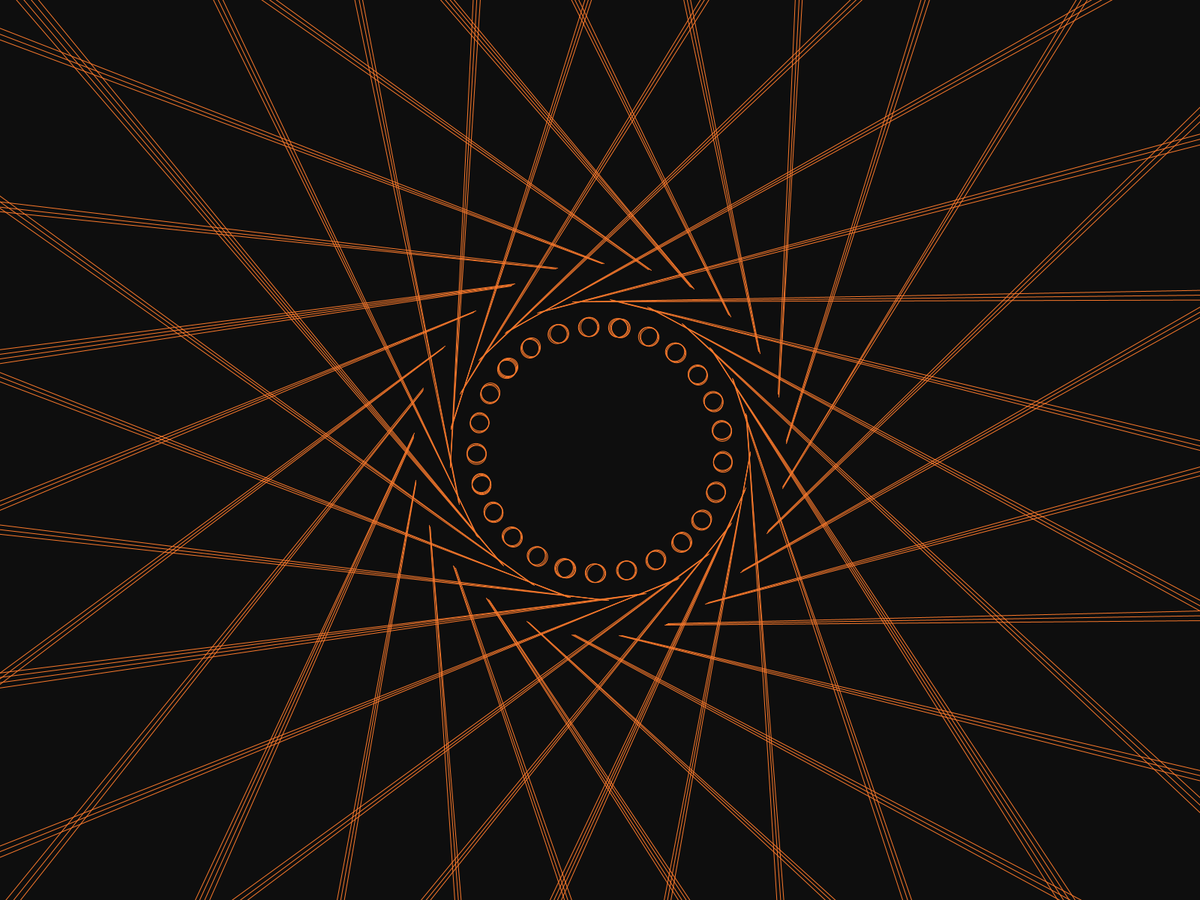
Frame 1 (no input)
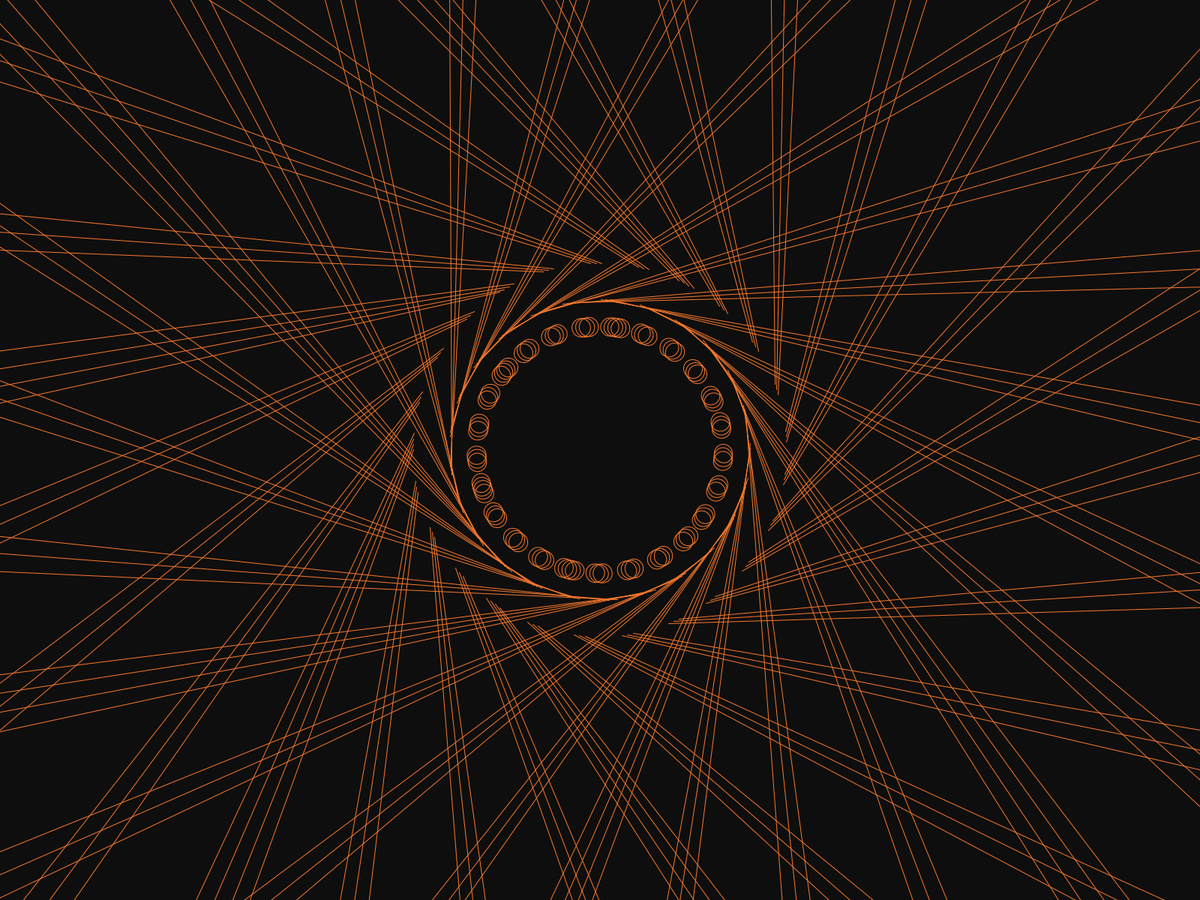
Frame 60 (the mouse pressed at the canvas centre just before this capture)
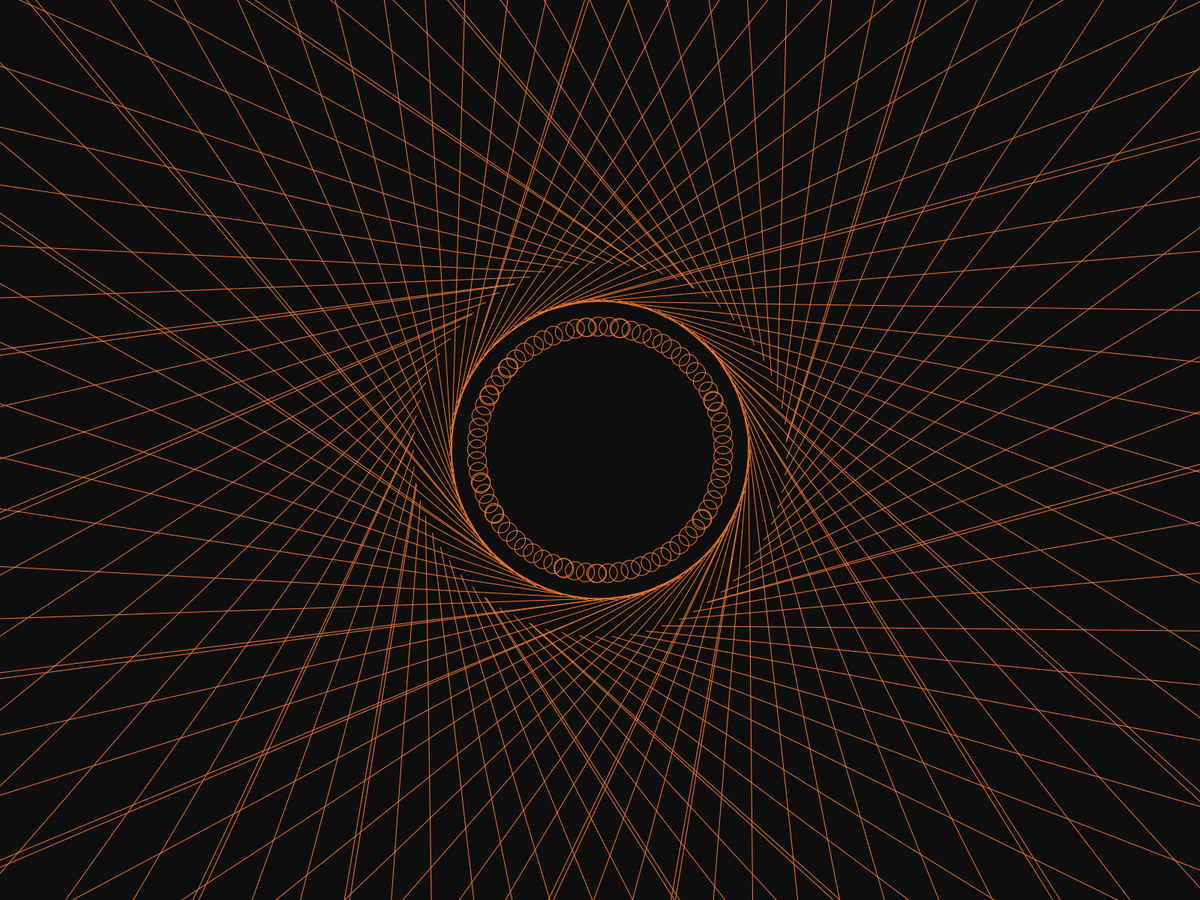
Frame 120 (the mouse held since frame 60 and released just before this capture)

The Processing sketch that drew these frames (run headless with seeded random() and noise(); from frame 60 on, the mouse is pressed at the canvas centre):

// Processing sketch: I_love_lines
// ── I_love_lines.pde
void setup() {
  fullScreen();
  //size(500, 500);
}

void draw() {

  //outer ring
  background(14);
  translate(width/2, height/2);
  for (float y = 0; y <= 78; y+= 1) {
    rotate(1);
    strokeWeight(1);
    stroke(#f8782b);
    rotate(cos(frameCount * 0.01) * .005 );
    line(116 * width, 127, 85, 234);
    line(53 * width, 213, -32, -198);
    noFill();
    circle(107, 125, 25);
    
  }
}
